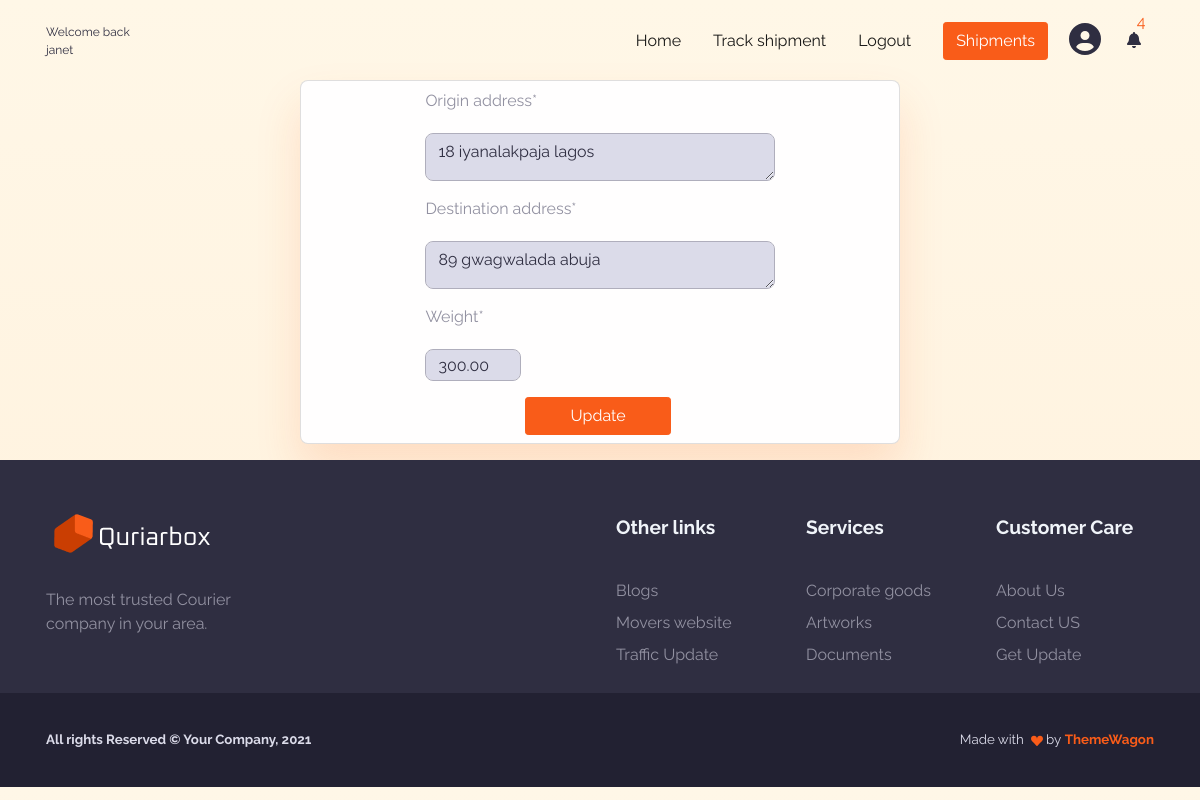
/shipments/36/update/ (signed in), run on the app's committed database.
### shipments/models.py (models this page shows, shortened)
class Shipment(models.Model):
    STATUS_CHOICES = [
        ("PENDING", "Pending"),
        ("IN_TRANSIT", "In Transit"),
        ("DELIVERED", "Delivered"),
        ("CANCELED", "Cancelled"),
    ]
    user = models.ForeignKey(User, on_delete=models.CASCADE, related_name="shipments")
    tracking_number = models.CharField(max_length=20, unique=True, blank=True)
    origin_address = models.TextField(max_length=255)
    destination_address = models.TextField(max_length=255)
    weight = models.DecimalField(max_digits=6, decimal_places=2)
    cost = models.DecimalField(max_digits=10, decimal_places=2, default=0.00)
    status = models.CharField(max_length=20, choices=STATUS_CHOICES, default="PENDING")
    created_at = models.DateTimeField(auto_now_add=True)
    updated_at = models.DateTimeField(auto_now=True)

### shipments/views.py (the view, shortened to what this page needs)
# urls.py: path("<int:pk>/update/", ShipmentUpdateView.as_view(), name="update"),
class ShipmentUpdateView(LoginRequiredMixin,UpdateView):
    model = Shipment
    template_name = "shipments/update.html"
    form_class = ShipmentForm
    success_url = reverse_lazy("shipments:list")
    login_url = "users:login"

### shipments/forms.py
class ShipmentForm(forms.ModelForm):
    class Meta:
        model = Shipment
        exclude = ['user', 'tracking_number', 'status', 'cost']

### notifications/context_processor.py (called while the page is built)
def notifications_count(request):
    if not request.user.is_authenticated:
        return {}
    unread_count = Notification.objects.filter(recipient=request.user,is_read=False).count()
    recent = Notification.objects.filter(recipient=request.user)[:6]
    return {
        "unread_notification_count": unread_count,
        "recent_notifications": recent}

### shipments/templates/shipments/update.html (shortened to what this page needs)
{% extends 'base.html' %}
{% load static %}
{% load crispy_forms_tags %}
{% block content %}
<div class=' mt-7 mb-3 card p-2 w-md-50 shadow-sm' style="margin:auto">
<form method="post" style="margin:auto;width:60%">
    {{ form|crispy }}
    <input type="submit" value="Update" class="btn btn-primary col-md-5" style="margin-left:100px">
</form>
</div>
{% endblock %}

### templates/includes/_navbar.html (shortened to what this page needs)
  {% load static %}
    <main class="main" id="top">
      <nav class="navbar navbar-expand-lg navbar-light fixed-top py-3 d-block" data-navbar-on-scroll="data-navbar-on-scroll">
        <div class="container">
           {% if request.user.is_authenticated %}
                <span style="font-size:12px"> Welcome back <br/> {{ request.user.username }} </span>
            {% else %}
          <a class="navbar-brand" href="#"><img src="{% static 'img/gallery/logo.png' %}" height="45" alt="logo" /></a>
              {% endif %}
          <div class="collapse navbar-collapse border-top border-lg-0 mt-4 mt-lg-0" id="navbarSupportedContent">
            <ul class="navbar-nav ms-auto pt-2 pt-lg-0 font-base">
              <li class="nav-item px-2">
                <a class="nav-link" aria-current="page" href="{% url 'home'%}">Home</a>
              </li>
              <li class="nav-item px-2">
              <a class="nav-link" href="{% url 'shipments:track' %}">
            Track shipment
          </a>
              </li>
              <li class="nav-item px-2">
                {% if request.user.is_authenticated %}
                  <a class="nav-link" href="{% url 'users:logout' %}">Logout</a>
                {% else %}
                  <a class="nav-link" href="{% url 'users:login' %}">Login</a>
                {% endif %}
              </li>
            </ul>
            {% if request.user.is_authenticated %}
              {% if request.user.profile.role == 'customer'%}
                  <a class="btn btn-primary order-1 order-lg-0 ms-lg-3" href="{% url 'shipments:list' %}">Shipments</a>
              {% elif request.user.profile.role == "courier" %}
                  <a class="btn btn-primary order-1 order-lg-0 ms-lg-3" href="{% url 'delivery:list' %}">Assigned deliveries</a>
              {% elif request.user.profile.role == "admin" %}
                  <a class="btn btn-primary order-1 order-lg-0 ms-lg-3" href="/admin">Admin panel</a>
              {% endif %}
               <a class="btn  ms-2" href="{% url 'users:profile' %}"><i class="fas fa-2x fa-user-circle "></i>
              </a>
            {% else %}
              <a class="btn btn-primary order-1 order-lg-0 ms-lg-3" href="{% url 'users:register' %}">Register</a>
            {% endif %}
            <li class="nav-item dropdown list-unstyled">
            <a class="btn" href="#" id="navbarDropdownNotifications" role="button"
              data-bs-toggle="dropdown" aria-expanded="false">
              <i class="fas fa-bell fa-1x"></i>
              {% if unread_notification_count > 0 %}
                 <span class="text-primary position-absolute top-0 start-90 translate-middle">
                  {{ unread_notification_count }}
                 </span>
              {% endif %}
            </a>
          </li>
          </div>
        </div>
      </nav>

### shipments/templates/shipments/update.html (style rules this page uses)
textarea { height:3rem; }
input[type="number"] { height:2rem;max-width:6rem; }

### data on the page
Shipment: origin_address "18 iyanalakpaja lagos", destination_address "89 gwagwalada abuja", weight "300.00"

### other printed values
{{ request.user.username }} "janet"
{{ unread_notification_count }} "4"
